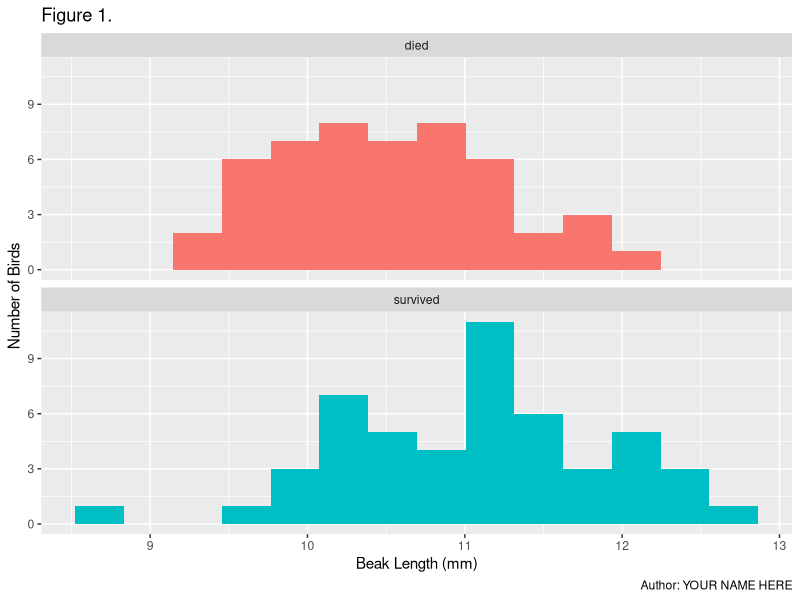
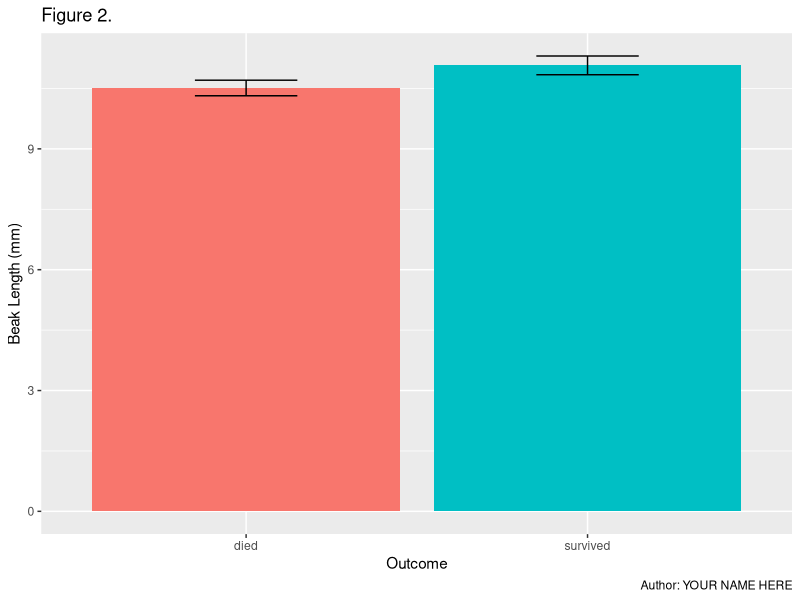
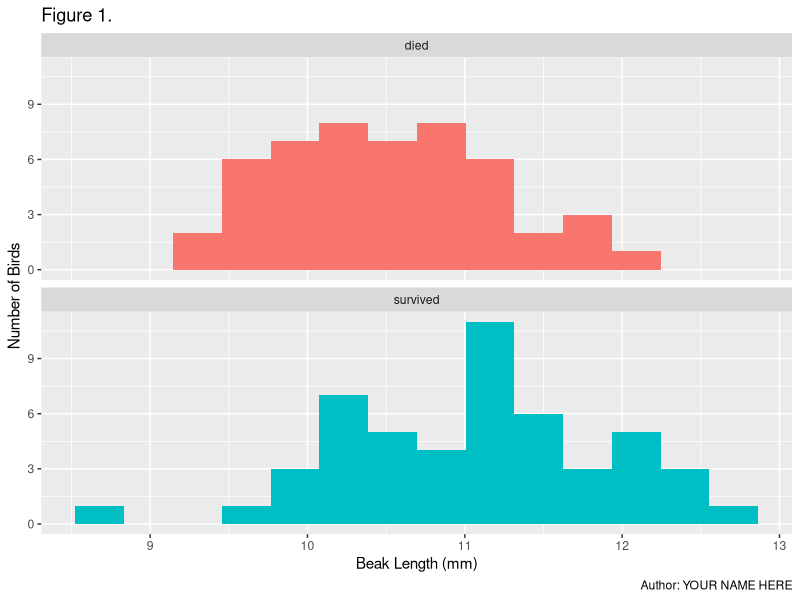
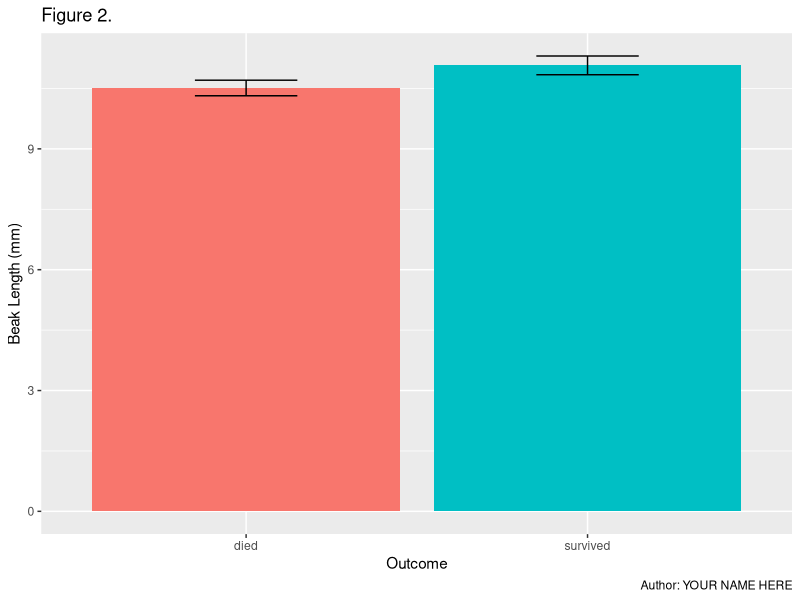

Here is the R script that generated these plots, in order:

# load packages -----------------------------------------------------------

# run every time you restart RStudio
library(readxl)     # load readxl, for reading Excel files
library(tidyverse)  # load tidyverse, for working with datasets


# read data ---------------------------------------------------------------

finches <- read_excel("finches_data.xlsx")  # read the finches data
finches                                     # print finches data in console
glimpse(finches)                            # another way to view data


# histogram ---------------------------------------------------------------

# histogram of beak length, grouped by survival, with labels
ggplot(
  data = finches,                     # use the finches dataset
  mapping = aes(x = beak_length,      # put beak length on the x axis
                fill = outcome)       # fill sets the color of the boxes
) +
  geom_histogram(bins = 14) +         # add the histogram, use 14 bins
  facet_wrap(~ outcome, ncol = 1) +   # outcome is the grouping variable
  guides(fill = "none") +             # don't show a legend for fill color
  labs(
    title = "Figure 1.",                # change number if necessary
    x = "Beak Length (mm)",             # human-readable x-axis label
    y = "Number of Birds",              # human-readable y-axis label
    caption = "Author: YOUR NAME HERE"  # your name so we know who made it
  )

# save your most recent plot
ggsave("beak_length_histogram.png",   # you choose a name for the file
       width = 3.5, height = 3.5)     # dimensions of saved file in inches


# summarize ---------------------------------------------------------------

# summarize the dataset by outcome (survived vs. died)
beak_length_grouped_summary <- 
  finches %>% 
  group_by(outcome) %>%               # for each outcome...
  summarize(                          # calculate the following stats
    mean = mean(beak_length),
    sample_size = n(),
    standard_error = sd(beak_length) / sqrt(sample_size),
    upper_conf_limit = mean + 1.96 * standard_error,
    lower_conf_limit = mean - 1.96 * standard_error
  ) %>% 
  print()                             # print the results in the console


# bar chart ---------------------------------------------------------------

# bar chart of mean beak lengths
ggplot(
  data = beak_length_grouped_summary,   # use summary data, not "finches"
  mapping = aes(x = outcome,            # survival on the x axis
                y = mean,               # mean beak length on the y axis
                fill = outcome)         # make died/survived different colors
) +
  geom_col() +                                 # add columns
  geom_errorbar(                               # add error bars
    mapping = aes(ymin = lower_conf_limit,     #   lower 95% confidence limit
                  ymax = upper_conf_limit),    #   upper 95% confidence limit
    width = .3                                 #   width of horizontal bars
  ) +
  guides(fill = "none") +               # don't show fill color legend
  labs(
    title = "Figure 2.",                # change number if necessary
    x = "Outcome",                      # human-readable x-axis label
    y = "Beak Length (mm)",             # human-readable y-axis label
    caption = "Author: YOUR NAME HERE"  # your name so we know who made it
  )

# save the beak length bar chart
ggsave("beak_length_bar_chart.png", width = 2.5, height = 3.5)

# t-test ------------------------------------------------------------------

# perform a two-sample t-test assuming unequal variances
t.test(beak_length ~ outcome, data = finches)
